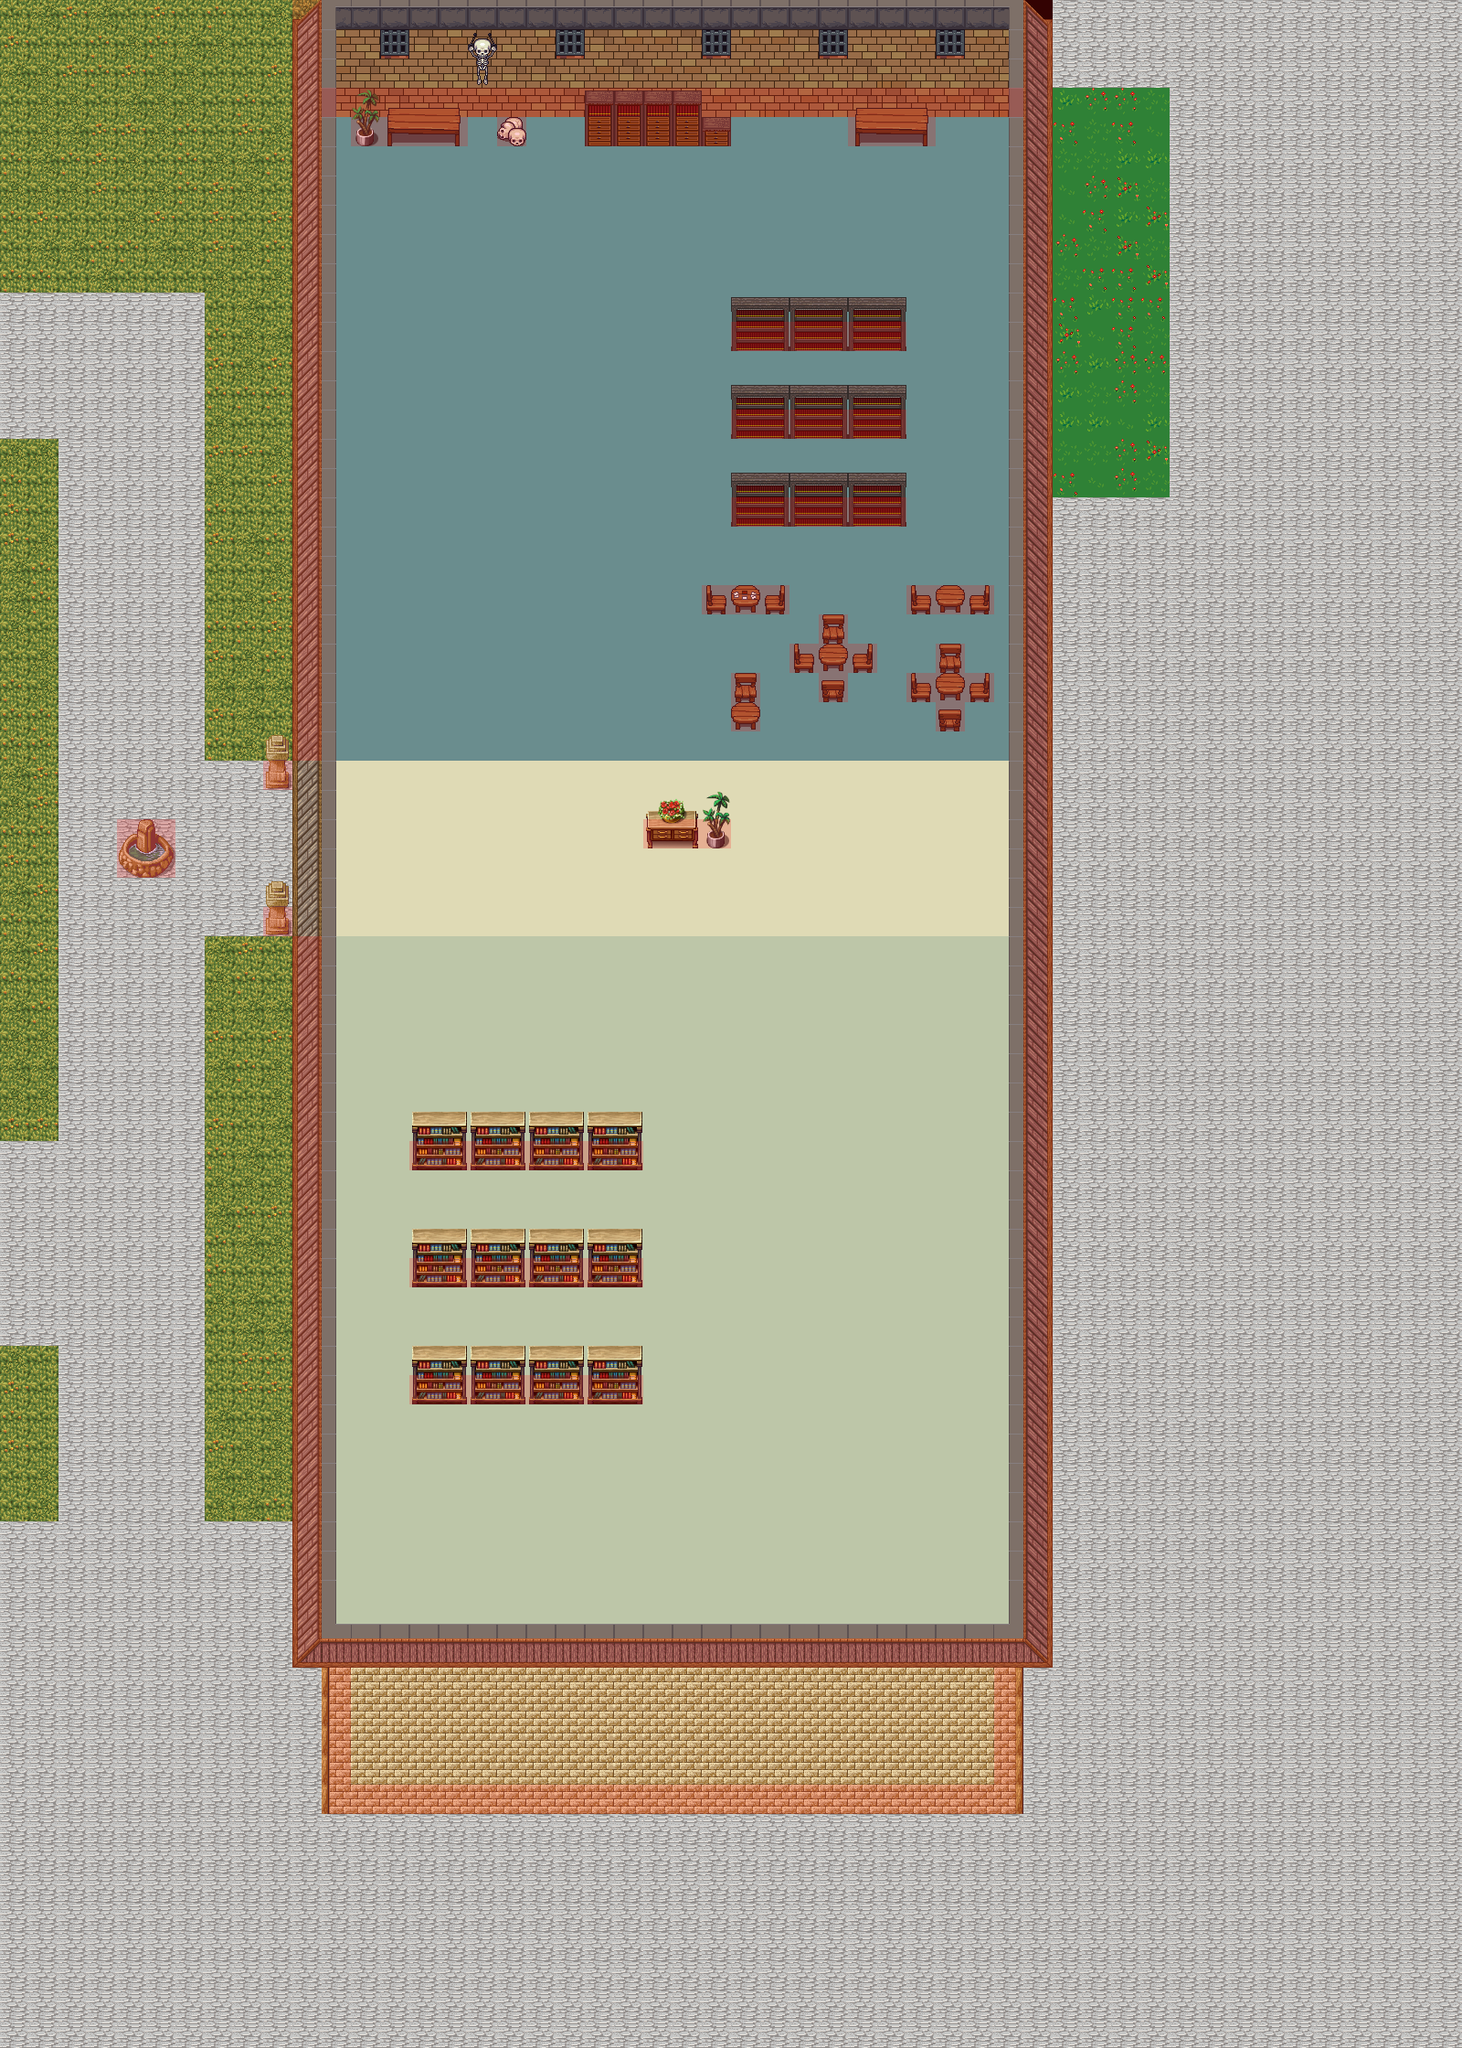

A level layout from a 2D game, rendered from its tile map. Below: a short description, then the map file with tile-grid data replaced by summaries:
An orthogonal 50x70 tile map with 32x32 px tiles, 3 tile layers (Background, Foreground, Meta), 6 tilesets and 12 objects (2x Chest, 2x FollowingEnemy, 2x BasicEnemy, 2x LoadingZone, 2x CalpirgEnemy, ...).

<map version="1.0" tiledversion="1.1.2" orientation="orthogonal" renderorder="right-down" width="50" height="70" tilewidth="32" tileheight="32" infinite="0" nextobjectid="40">
 <tileset firstgid="1" name="meta_tiles" tilewidth="32" tileheight="32" spacing="1" margin="1" tilecount="2" columns="2">
  <image source="UCSBAdventureCS48/LegendOfYang/Resources/meta_tiles.png" width="67" height="34" />
  <tile id="0">
   <properties>
    <property name="Collidable" value="True" />
   </properties>
  </tile>
  <tile id="1">
   <properties>
    <property name="Collectable" value="True" />
   </properties>
  </tile>
 </tileset>
 <tileset firstgid="3" name="dungeonex" tilewidth="32" tileheight="32" tilecount="100" columns="10">
  <image source="UCSBAdventureCS48/LegendOfYang/Resources/dungeonex.png" width="320" height="320" />
 </tileset>
 <tileset firstgid="103" name="terrain" tilewidth="32" tileheight="32" tilecount="1024" columns="32">
  <image source="UCSBAdventureCS48/LegendOfYang/Resources/terrain.png" width="1024" height="1024" />
 </tileset>
 <tileset firstgid="1127" name="magecity" tilewidth="32" tileheight="32" tilecount="360" columns="8">
  <image source="UCSBAdventureCS48/LegendOfYang/Resources/magecity.png" width="256" height="1450" />
 </tileset>
 <tileset firstgid="1487" name="request_finalized_by_nicnubill-d6xcly3" tilewidth="32" tileheight="32" tilecount="256" columns="16">
  <image source="../Downloads/request_finalized_by_nicnubill-d6xcly3.png" width="512" height="512" />
 </tileset>
 <tileset firstgid="1743" name="Castle2_5" tilewidth="32" tileheight="32" tilecount="256" columns="16">
  <image source="../Downloads/Castle2_5.png" width="512" height="512" />
 </tileset>
 <layer name="Background" width="50" height="70">
  <data>[3500 cells, 3500 non-empty, 31 distinct tile ids]</data>
 </layer>
 <layer name="Foreground" width="50" height="70">
  <data>[3500 cells, 313 non-empty, 52 distinct tile ids]</data>
 </layer>
 <layer name="Meta" width="50" height="70">
  <data>[3500 cells, 270 non-empty, 1 distinct tile ids]</data>
 </layer>
 <objectgroup name="Objects">
  <object id="21" name="chest" type="Chest" x="410.435" y="1756.61" width="28.7942" height="30.1987" />
  <object id="22" name="libGuideNPC" type="TalkingNPC" x="670.564" y="894.753" width="30.015" height="28.3475">
   <properties>
    <property name="message" value="" />
   </properties>
  </object>
  <object id="23" name="followingEnemy" type="FollowingEnemy" x="859.17" y="960.204" width="30.015" height="29.1813" />
  <object id="24" name="basicEnemy" type="BasicEnemy" x="928.833" y="1153.02" width="29.1813" height="30.015" />
  <object id="27" name="followingEnemy" type="FollowingEnemy" x="577.925" y="352.363" width="30.015" height="29.1813" />
  <object id="28" name="basicEnemy" type="BasicEnemy" x="737.017" y="251.873" width="29.1813" height="30.015" />
  <object id="29" name="Girvetz" type="LoadingZone" x="0" y="1213.97" width="66.7881" height="276.26">
   <properties>
    <property name="entrance" value="" />
    <property name="world" value="arbor" />
   </properties>
  </object>
  <object id="33" name="arbor" type="LoadingZone" x="0" y="292.571" width="62.4589" height="233.399" />
  <object id="35" name="SpawnPoint" x="206.084" y="908.785" width="44.9854" height="47.6316" />
  <object id="37" name="calpirg" type="CalpirgEnemy" x="742.164" y="1561.21" width="35.482" height="35.482" />
  <object id="38" name="calpirg" type="CalpirgEnemy" x="396.215" y="1626.26" width="35.482" height="35.482" />
  <object id="39" name="chest" type="Chest" x="706.118" y="1375.18" width="28.7942" height="30.1987" />
 </objectgroup>
</map>
